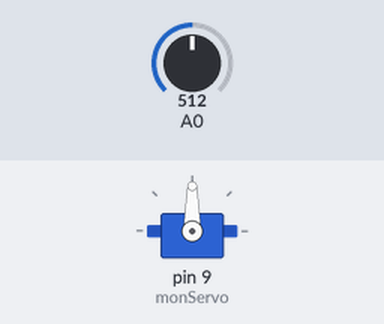
Recording of a sketch running on a simulated Arduino Uno, built with avr-gcc and run on an emulated ATmega328P. On the bench: servo. The test bench sets the inputs (shaded band); at power-on: A0 = 512.

Above: at 1.2 s.
1.3 s: A0 set to 716
At 2.5 s:
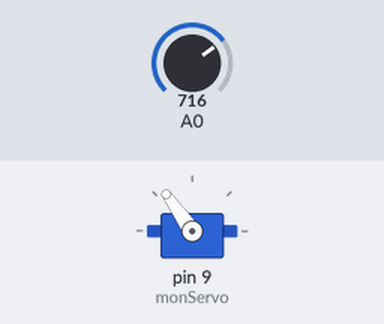
2.8 s: A0 set to 900
At 3.6 s:
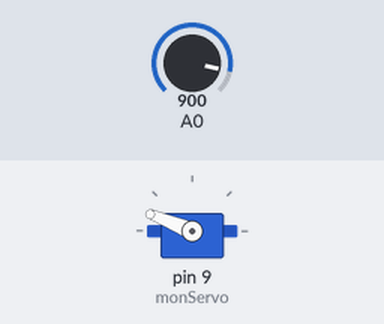
4.3 s: A0 set to 1023
At 4.8 s:
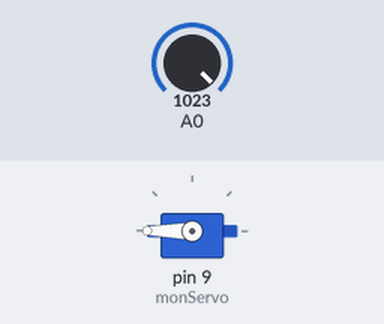
5.8 s: A0 set to 306
At 7.0 s:
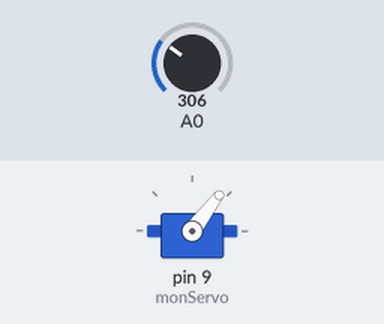
7.3 s: A0 set to 122
At 8.2 s:
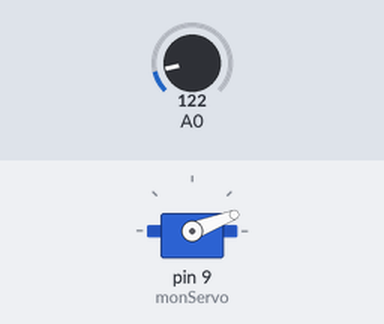
Timing chart, 0 to 9.8 s (numbered marks = the images above; inputs shaded):
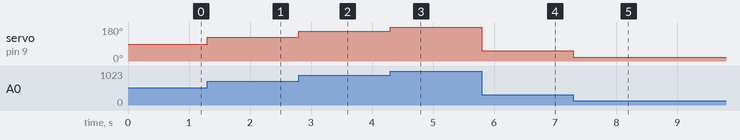

The sketch:

joystick_servo.ino
```cpp
/*
Le but de ce script est de faire bouger un servomoteur en fonction du mouvement du joystick. C'est un script très simple.
*/
#include <Servo.h>
Servo monServo;

void setup() {
  monServo.attach(9);
}

void loop() {
  int joystickValue = analogRead(A0);
  int servoAngle = map(joystickValue, 0, 1023, 0, 180);
  monServo.write(servoAngle);
}
```

Measured:
- after the input at 1.3 s, servo on pin 9 (monServo): 90° → 125° at once
- after the input at 2.8 s, servo on pin 9 (monServo): 125° → 158° at once
- after the input at 4.3 s, servo on pin 9 (monServo): 158° → 180° at once
- after the input at 5.8 s, servo on pin 9 (monServo): 180° → 53° at once
- after the input at 7.3 s, servo on pin 9 (monServo): 53° → 21° at once
